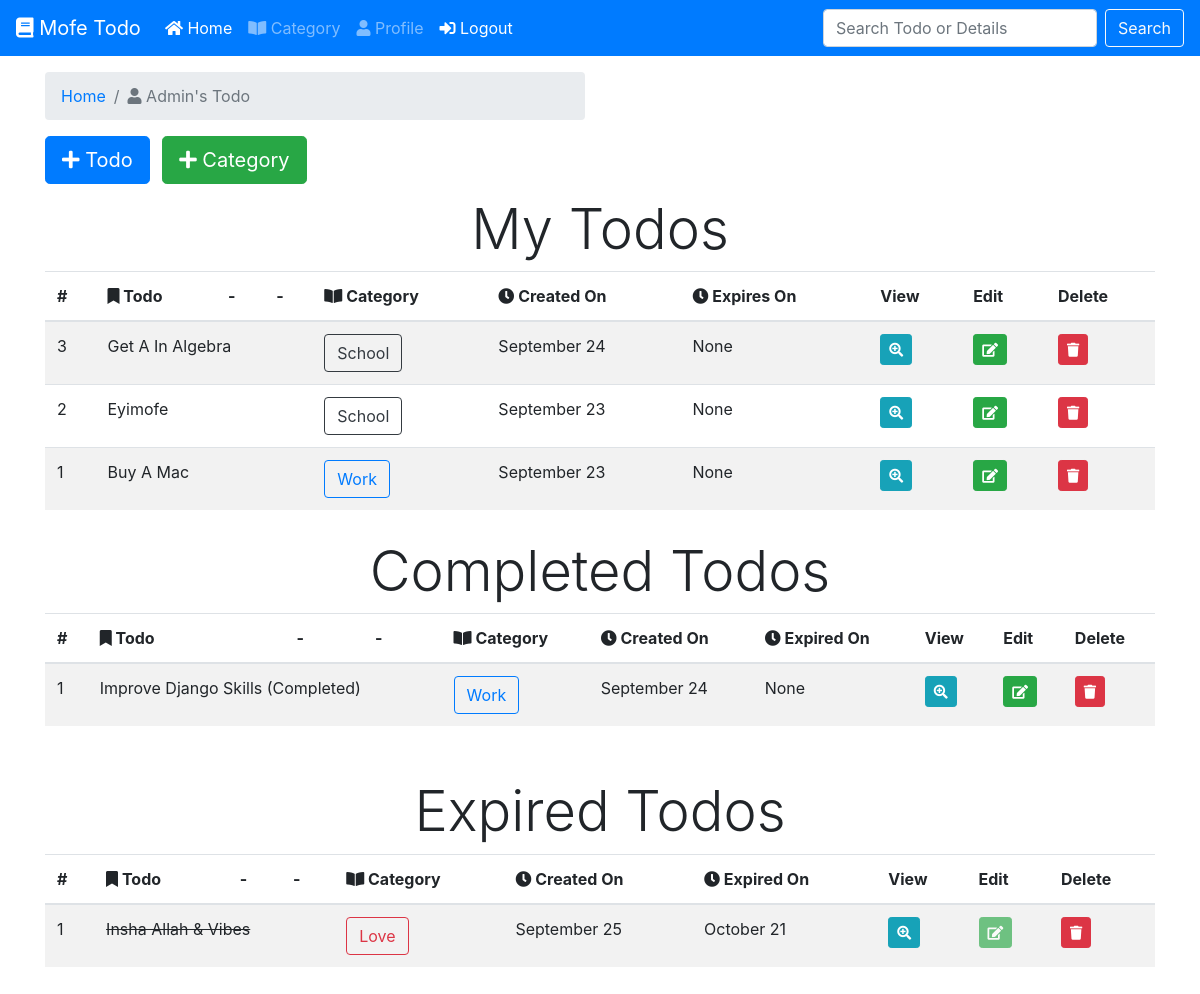
The app's page / (signed in) with its own data.
### core/models.py (models this page shows, shortened)
class Todo(models.Model):
	user = models.ForeignKey(User, on_delete=models.CASCADE, null=True)
	name = models.CharField(null=True, max_length=300, verbose_name="To-Do Name", help_text="Please Type your Todo")
	description = models.TextField(null=True, verbose_name="To-Do Description", blank=True, help_text="Optional")
	category = models.ForeignKey(Category, on_delete=models.DO_NOTHING, null=True, blank=True, help_text="Optional")
	start_date = models.DateTimeField(auto_now_add=True, null=True)
	end_date = models.DateField(null=True, blank=True,  help_text="Optional: Type this if you want this todo to expire")
	expired = models.BooleanField(null=True, default=False)
	completed = models.BooleanField(null=True, default=False, verbose_name="Completed Todo", help_text="Optional: Only use this when you have completed your todo!")
	class Meta:
		ordering = ["-start_date"]

class Category(models.Model):
	user = models.ForeignKey(User, on_delete=models.CASCADE, null=True)
	name = models.CharField(null=True, max_length=100, verbose_name="Category Name")
	color = models.CharField(null=True, max_length=50, choices=ALERTS)
	def __str__(self):
		return self.name
	class Meta:
		verbose_name_plural = "Categories"

### core/views.py (the view)
# urls.py: path('', views.index, name="index"),
@login_required(login_url='login')
def index(request):
    todos = Todo.objects.order_by("-start_date").filter(user=request.user, expired=False, completed=False)
    expired_todo = Todo.objects.order_by("-start_date").filter(user=request.user, expired=True)
    completed_todo = Todo.objects.order_by("-start_date").filter(user=request.user, expired=False, completed=True)
    frontend = {
        "todos": todos,
        "completed_todo": completed_todo,
        "expired_todo": expired_todo,
    }
    return render(request, 'core/index.html', frontend)

### templates/core/index.html (shortened to what this page needs)
{% extends 'base.html' %}
{% block content %}
<div class="row pt-3">
	<div class="col-md-6">
		<nav aria-label="breadcrumb">
			<ol class="breadcrumb">
				<li class="breadcrumb-item"><a href="/">Home</a></li>
				<li class="breadcrumb-item active" aria-current="page"><i class="fas fa-user"></i> {{request.user|title}}'s Todo</li>
			</ol>
		</nav>
	</div>
</div>
<div class="row pb-2">
	<div class="col-md-6">
		<a role="button" href="{% url 'todo-create' %}" target="_blank" class="btn btn-primary btn-lg text-white"><i class="fas fa-plus"></i> Todo</a>
		<a role="button" href="{% url 'category-create' %}" target="_blank" class="btn btn-success btn-lg ml-2"><i class="fas fa-plus"></i> Category</a>
	</div>
</div>
<div class="row">
	<div class="col-md-12">
		{% if todos %}
		<h1 class="text-center display-4 pt-1">My Todos</h1>
		<div class="table-responsive-sm">
			<table class="table table-striped table-hover">
			  <thead>
			    <tr>
			      <th scope="col">#</th>
			      <th scope="col"><i class="fas fa-bookmark"></i> Todo</th>
			      <th scope="col">-</th>
			      <th scope="col">-</th>
			      <th scope="col"><i class="fas fa-book-open"></i> Category</th>
			      <th scope="col"><i class="fas fa-clock"></i> Created On</th>
			      <th scope="col"><i class="fas fa-clock"></i> Expires On</th>
			      <th scope="col">View</th>
			      <th scope="col">Edit</th>
			      <th scope="col">Delete</th>
			    </tr>
			  </thead>
			  <tbody>
			  	{% for todo in todos %}
					    <tr>
					      <td>{{ forloop.revcounter }}</td>
					      <td colspan="3">{{todo.name|title}}</td>
					      {% if todo.category %}
					      	<td><a href="{% url 'cat' todo.category.pk todo.category %}" class="btn btn-outline-{{todo.category.color}} " role="button" aria-pressed="true">{{todo.category|title}}</a></td>
					      {% else %}
					      	<td>None</td>
					      {% endif %}
					      <td>{{ todo.start_date |date:"F d" }}</td>
					      {% if todo.end_date %}
					      	<td>{{ todo.end_date |date:"F d" }}</td>
					      {% else %}
					      	<td>None</td>
					      {% endif %}
					      <td><a href="{% url 'todo' todo.user todo.id %}" class="btn btn-info btn-sm"><i class="fas fa-search-plus"></i></a></td>
					      <td><a href="{% url 'todo-update' todo.id %}" class="btn btn-success btn-sm"><i class="fas fa-edit"></i></a></td>
					      <td><a href="{% url 'todo-delete' todo.id %}" class="btn btn-danger btn-sm" target="_blank"><i class="fas fa-trash"></i></a></td>
					    </tr>
			    {% endfor %}
			  </tbody>
			</table>
		</div>
		{% else %}
			<h4 class="text-center display-4">No Todo Available, <a href="{% url 'todo-create' %}"> Create</a> Some!!</h4>
		{% endif %}
	</div>
</div>
{% if completed_todo %}
	<div class="row pt-2 pb-2">
		<div class="col-md-12">
			<h1 class="text-center display-4 pt-1">Completed Todos</h1>
			<div class="table-responsive-sm">
				<table class="table table-striped table-hover">
				  <thead>
				    <tr>
				      <th scope="col">#</th>
				      <th scope="col"><i class="fas fa-bookmark"></i> Todo</th>
				      <th scope="col">-</th>
				      <th scope="col">-</th>
				      <th scope="col"><i class="fas fa-book-open"></i> Category</th>
				      <th scope="col"><i class="fas fa-clock"></i> Created On</th>
				      <th scope="col"><i class="fas fa-clock"></i> Expired On</th>
				      <th scope="col">View</th>
				      <th scope="col">Edit</th>
				      <th scope="col">Delete</th>
				    </tr>
				  </thead>
				  <tbody>
				  	{% for todo in completed_todo %}
						    <tr>
						      <td>{{ forloop.revcounter }}</td>
						      <td colspan="3">{{todo.name|title}} (Completed)</td>
						      {% if todo.category %}
						      	<td><a href="{% url 'cat' todo.category.pk todo.category %}" class="btn btn-outline-{{todo.category.color}} " role="button" aria-pressed="true">{{todo.category|title}}</a></td>
						      {% else %}
						      	<td>None</td>
						      {% endif %}
						      <td>{{ todo.start_date |date:"F d" }}</td>
						      {% if todo.end_date %}
						      	<td>{{ todo.end_date |date:"F d" }}</td>
						      {% else %}
						      	<td>None</td>
						      {% endif %}
						      <td><a href="{% url 'todo' todo.user todo.id %}" class="btn btn-info btn-sm  "><i class="fas fa-search-plus"></i></a></td>
						      <td><a href="{% url 'todo-update' todo.id %}" class="btn btn-success btn-sm"><i class="fas fa-edit"></i></a></td>
						      <td><a href="{% url 'todo-delete' todo.id %}" class="btn btn-danger btn-sm" target="_blank"><i class="fas fa-trash"></i></a></td>
						    </tr>
				    {% endfor %}
				  </tbody>
				</table>
			</div>
		</div>
	</div>
{% endif %}
{% if expired_todo %}
	<div class="row pt-4 pb-2">
		<div class="col-md-12">
			<h1 class="text-center display-4 pt-1">Expired Todos</h1>
			<div class="table-responsive-sm">
				<table class="table table-striped table-hover">
				  <thead>
				    <tr>
				      <th scope="col">#</th>
				      <th scope="col"><i class="fas fa-bookmark"></i> Todo</th>
				      <th scope="col">-</th>
				      <th scope="col">-</th>
				      <th scope="col"><i class="fas fa-book-open"></i> Category</th>
				      <th scope="col"><i class="fas fa-clock"></i> Created On</th>
				      <th scope="col"><i class="fas fa-clock"></i> Expired On</th>
				      <th scope="col">View</th>
				      <th scope="col">Edit</th>
				      <th scope="col">Delete</th>
				    </tr>
				  </thead>
				  <tbody>
				  	{% for todo in expired_todo %}
						    <tr>
						      <td>{{ forloop.revcounter }}</td>
						      <td colspan="3"><del>{{todo.name|title}}</del></td>
						      {% if todo.category %}
						      	<td><a href="{% url 'cat' todo.category.pk todo.category %}" class="btn btn-outline-{{todo.category.color}} " role="button" aria-pressed="true">{{todo.category|title}}</a></td>
						      {% else %}
						      	<td>None</td>
						      {% endif %}
						      <td>{{ todo.start_date |date:"F d" }}</td>
						      {% if todo.end_date %}
						      	<td>{{ todo.end_date |date:"F d" }}</td>
						      {% else %}
						      	<td>None</td>
						      {% endif %}
						      <td><a href="{% url 'todo' todo.user todo.id %}" class="btn btn-info btn-sm  "><i class="fas fa-search-plus"></i></a></td>
						      <td><a href="{% url 'todo-update' todo.id %}" class="btn btn-success btn-sm disabled"><i class="fas fa-edit"></i></a></td>
						      <td><a href="{% url 'todo-delete' todo.id %}" class="btn btn-danger btn-sm" target="_blank"><i class="fas fa-trash"></i></a></td>
						    </tr>
				    {% endfor %}
				  </tbody>
				</table>
			</div>
		</div>
	</div>
{% endif %}
<br><br>
{% endblock %}

### templates/base.html (shortened to what this page needs)
{% load static %}
<!doctype html>
<html lang="en">
  <head>
    <link rel="stylesheet" href="{% static 'css/bootstrap.min.css' %}">
    <link rel="stylesheet" href="{% static 'css/all.min.css' %}">
    <link rel="stylesheet" href="{% static 'css/style.css' %}">
  </head>
  <body>
  	{% include 'partials/_nav.html' %}
  	<div class="container">
		{% block content %}
		{% endblock %}
	</div>
  </body>
</html>

### templates/partials/_nav.html (shortened to what this page needs)
<nav class="navbar navbar-expand-lg navbar-dark bg-primary">
  <a class="navbar-brand" href="/"><i class="fas fa-book"></i> Mofe Todo</a>
  <div class="collapse navbar-collapse" id="navbarSupportedContent">
    <ul class="navbar-nav mr-auto">
      <li
      {% if '/' == request.path %}
        class="nav-item active"
      {% else %}
        class="nav-item"
      {% endif %}
      >
        <a class="nav-link" href="/"><i class="fas fa-home"></i> Home</a>
      </li>
      <li
      {% if 'category' in request.path %}
        class="nav-item active"
      {% else %}
        class="nav-item"
      {% endif %}>
        <a class="nav-link" href="{% url 'category' %}"><i class="fas fa-book-open"></i> Category</a>
      </li>
      <li
      {% if 'profile' in request.path %}
        class="nav-item active"
      {% else %}
        class="nav-item"
      {% endif %}>
        <a class="nav-link" href="{% url 'profile' %}"><i class="fas fa-user"></i> Profile</a>
      </li>
        <li class="nav-item">
           <a class="nav-link text-white" href="javascript:{document.getElementById('logout').submit()}"><i class="fas fa-sign-in-alt"> </i> Logout</a>
          </li>
    </ul>
    <form class="form-inline my-2 my-lg-0" action="{% url 'search' %}" method="get">
      <input class="form-control mr-sm-2" type="search" placeholder="Search Todo or Details" aria-label="Search" name="keyword"
      ">
      <button class="btn btn-outline-light my-2 my-sm-0" type="submit">Search</button>
    </form>
  </div>
</nav>

### records on screen
Todo: name "Get A In Algebra", category "School", start_date "September 24", shows "None"
Todo: name "Eyimofe", category "School", start_date "September 23", shows "None"
Todo: name "Buy A Mac", category "Work", start_date "September 23", shows "None"
Todo: name "Improve Django Skills", category "Work", start_date "September 24", shows "None"
Todo: name "Insha Allah & Vibes", category "Love", start_date "September 25", end_date "October 21"

### other values on screen
{{ request.user|title }} "Admin"
